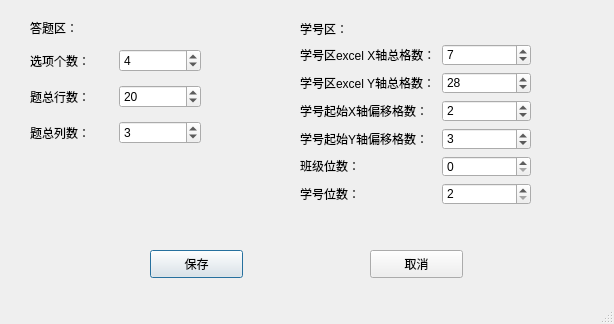
<?xml version="1.0" encoding="UTF-8"?>
<ui version="4.0">
 <class>configDialog</class>
 <widget class="QDialog" name="configDialog">
  <property name="geometry">
   <rect>
    <x>0</x>
    <y>0</y>
    <width>614</width>
    <height>324</height>
   </rect>
  </property>
  <property name="windowTitle">
   <string>参数设置</string>
  </property>
  <property name="sizeGripEnabled">
   <bool>true</bool>
  </property>
  <widget class="QPushButton" name="pushButton">
   <property name="geometry">
    <rect>
     <x>150</x>
     <y>250</y>
     <width>93</width>
     <height>28</height>
    </rect>
   </property>
   <property name="text">
    <string>保存</string>
   </property>
  </widget>
  <widget class="QPushButton" name="pushButton_2">
   <property name="geometry">
    <rect>
     <x>370</x>
     <y>250</y>
     <width>93</width>
     <height>28</height>
    </rect>
   </property>
   <property name="text">
    <string>取消</string>
   </property>
  </widget>
  <widget class="QWidget" name="layoutWidget">
   <property name="geometry">
    <rect>
     <x>300</x>
     <y>20</y>
     <width>231</width>
     <height>185</height>
    </rect>
   </property>
   <layout class="QGridLayout" name="gridLayout">
    <item row="5" column="0">
     <widget class="QLabel" name="label_10">
      <property name="text">
       <string>&lt;html&gt;&lt;head/&gt;&lt;body&gt;&lt;p&gt;班级位数：&lt;/p&gt;&lt;/body&gt;&lt;/html&gt;</string>
      </property>
     </widget>
    </item>
    <item row="0" column="0">
     <widget class="QLabel" name="label_5">
      <property name="text">
       <string>学号区：</string>
      </property>
     </widget>
    </item>
    <item row="2" column="0">
     <widget class="QLabel" name="label_6">
      <property name="text">
       <string>学号区excel Y轴总格数：</string>
      </property>
     </widget>
    </item>
    <item row="3" column="0">
     <widget class="QLabel" name="label_7">
      <property name="text">
       <string>学号起始X轴偏移格数：</string>
      </property>
     </widget>
    </item>
    <item row="4" column="0">
     <widget class="QLabel" name="label_9">
      <property name="text">
       <string>&lt;html&gt;&lt;head/&gt;&lt;body&gt;&lt;p&gt;学号起始Y轴偏移格数：&lt;/p&gt;&lt;/body&gt;&lt;/html&gt;</string>
      </property>
     </widget>
    </item>
    <item row="6" column="0">
     <widget class="QLabel" name="label_11">
      <property name="text">
       <string>&lt;html&gt;&lt;head/&gt;&lt;body&gt;&lt;p&gt;学号位数：&lt;/p&gt;&lt;/body&gt;&lt;/html&gt;</string>
      </property>
     </widget>
    </item>
    <item row="4" column="1">
     <widget class="QSpinBox" name="spinBox_7">
      <property name="minimum">
       <number>1</number>
      </property>
      <property name="maximum">
       <number>10</number>
      </property>
      <property name="singleStep">
       <number>1</number>
      </property>
      <property name="value">
       <number>3</number>
      </property>
      <property name="displayIntegerBase">
       <number>10</number>
      </property>
     </widget>
    </item>
    <item row="6" column="1">
     <widget class="QSpinBox" name="spinBox_9">
      <property name="minimum">
       <number>2</number>
      </property>
      <property name="maximum">
       <number>10</number>
      </property>
      <property name="singleStep">
       <number>1</number>
      </property>
      <property name="value">
       <number>2</number>
      </property>
      <property name="displayIntegerBase">
       <number>10</number>
      </property>
     </widget>
    </item>
    <item row="5" column="1">
     <widget class="QSpinBox" name="spinBox_8">
      <property name="minimum">
       <number>0</number>
      </property>
      <property name="maximum">
       <number>5</number>
      </property>
      <property name="singleStep">
       <number>1</number>
      </property>
      <property name="value">
       <number>0</number>
      </property>
      <property name="displayIntegerBase">
       <number>10</number>
      </property>
     </widget>
    </item>
    <item row="1" column="1">
     <widget class="QSpinBox" name="spinBox_4">
      <property name="minimum">
       <number>1</number>
      </property>
      <property name="maximum">
       <number>10</number>
      </property>
      <property name="value">
       <number>7</number>
      </property>
     </widget>
    </item>
    <item row="2" column="1">
     <widget class="QSpinBox" name="spinBox_5">
      <property name="minimum">
       <number>1</number>
      </property>
      <property name="value">
       <number>28</number>
      </property>
     </widget>
    </item>
    <item row="1" column="0">
     <widget class="QLabel" name="label_8">
      <property name="text">
       <string>学号区excel X轴总格数：</string>
      </property>
     </widget>
    </item>
    <item row="3" column="1">
     <widget class="QSpinBox" name="spinBox_6">
      <property name="minimum">
       <number>1</number>
      </property>
      <property name="maximum">
       <number>10</number>
      </property>
      <property name="singleStep">
       <number>1</number>
      </property>
      <property name="value">
       <number>2</number>
      </property>
      <property name="displayIntegerBase">
       <number>10</number>
      </property>
     </widget>
    </item>
   </layout>
  </widget>
  <widget class="QLabel" name="label">
   <property name="geometry">
    <rect>
     <x>30</x>
     <y>20</y>
     <width>60</width>
     <height>16</height>
    </rect>
   </property>
   <property name="text">
    <string>答题区：</string>
   </property>
  </widget>
  <widget class="QWidget" name="layoutWidget">
   <property name="geometry">
    <rect>
     <x>30</x>
     <y>42</y>
     <width>171</width>
     <height>111</height>
    </rect>
   </property>
   <layout class="QGridLayout" name="gridLayout_2">
    <item row="0" column="0">
     <widget class="QLabel" name="label_4">
      <property name="text">
       <string>选项个数：</string>
      </property>
     </widget>
    </item>
    <item row="0" column="1">
     <widget class="QSpinBox" name="spinBox">
      <property name="minimum">
       <number>2</number>
      </property>
      <property name="maximum">
       <number>8</number>
      </property>
      <property name="value">
       <number>4</number>
      </property>
     </widget>
    </item>
    <item row="1" column="0">
     <widget class="QLabel" name="label_3">
      <property name="text">
       <string>题总行数：</string>
      </property>
     </widget>
    </item>
    <item row="1" column="1">
     <widget class="QSpinBox" name="spinBox_3">
      <property name="minimum">
       <number>1</number>
      </property>
      <property name="maximum">
       <number>100</number>
      </property>
      <property name="singleStep">
       <number>1</number>
      </property>
      <property name="value">
       <number>20</number>
      </property>
      <property name="displayIntegerBase">
       <number>10</number>
      </property>
     </widget>
    </item>
    <item row="2" column="0">
     <widget class="QLabel" name="label_2">
      <property name="text">
       <string>题总列数：</string>
      </property>
     </widget>
    </item>
    <item row="2" column="1">
     <widget class="QSpinBox" name="spinBox_2">
      <property name="minimum">
       <number>1</number>
      </property>
      <property name="maximum">
       <number>10</number>
      </property>
      <property name="value">
       <number>3</number>
      </property>
     </widget>
    </item>
   </layout>
  </widget>
 </widget>
 <resources/>
 <connections/>
</ui>
